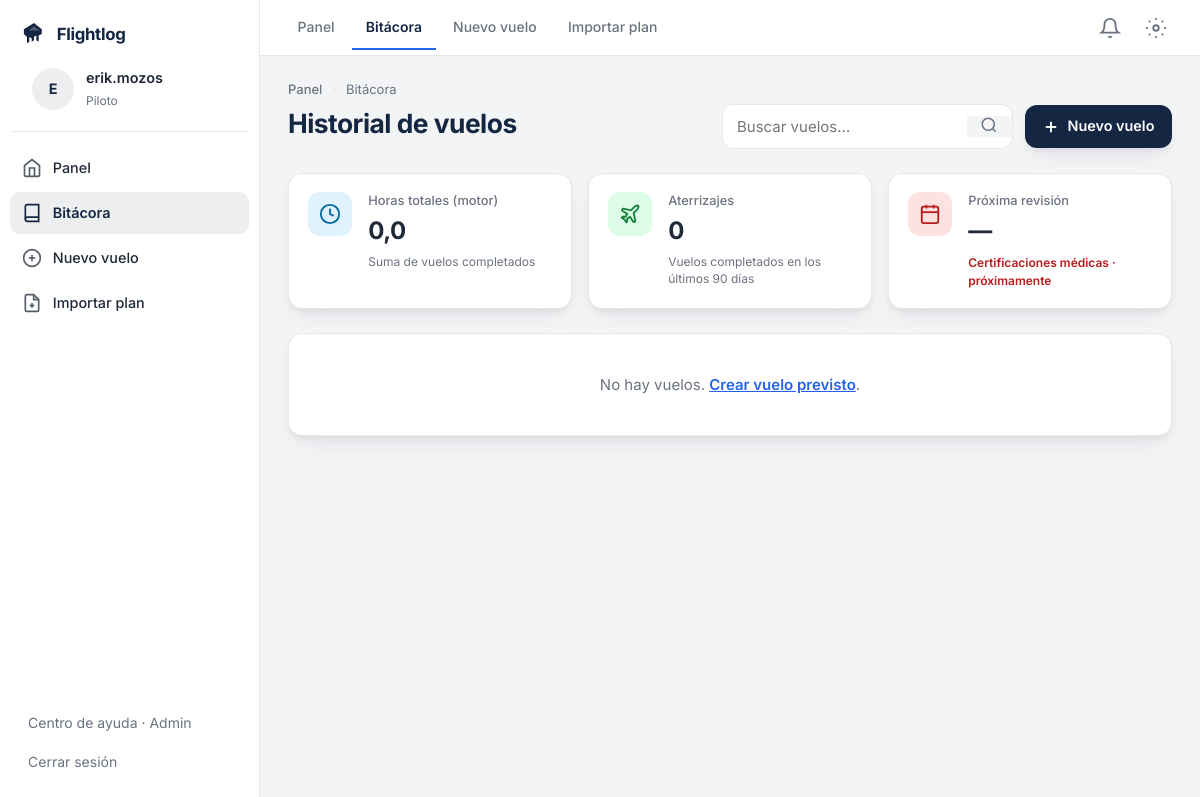
The page /flights/ (signed in) on the database as committed earlier.
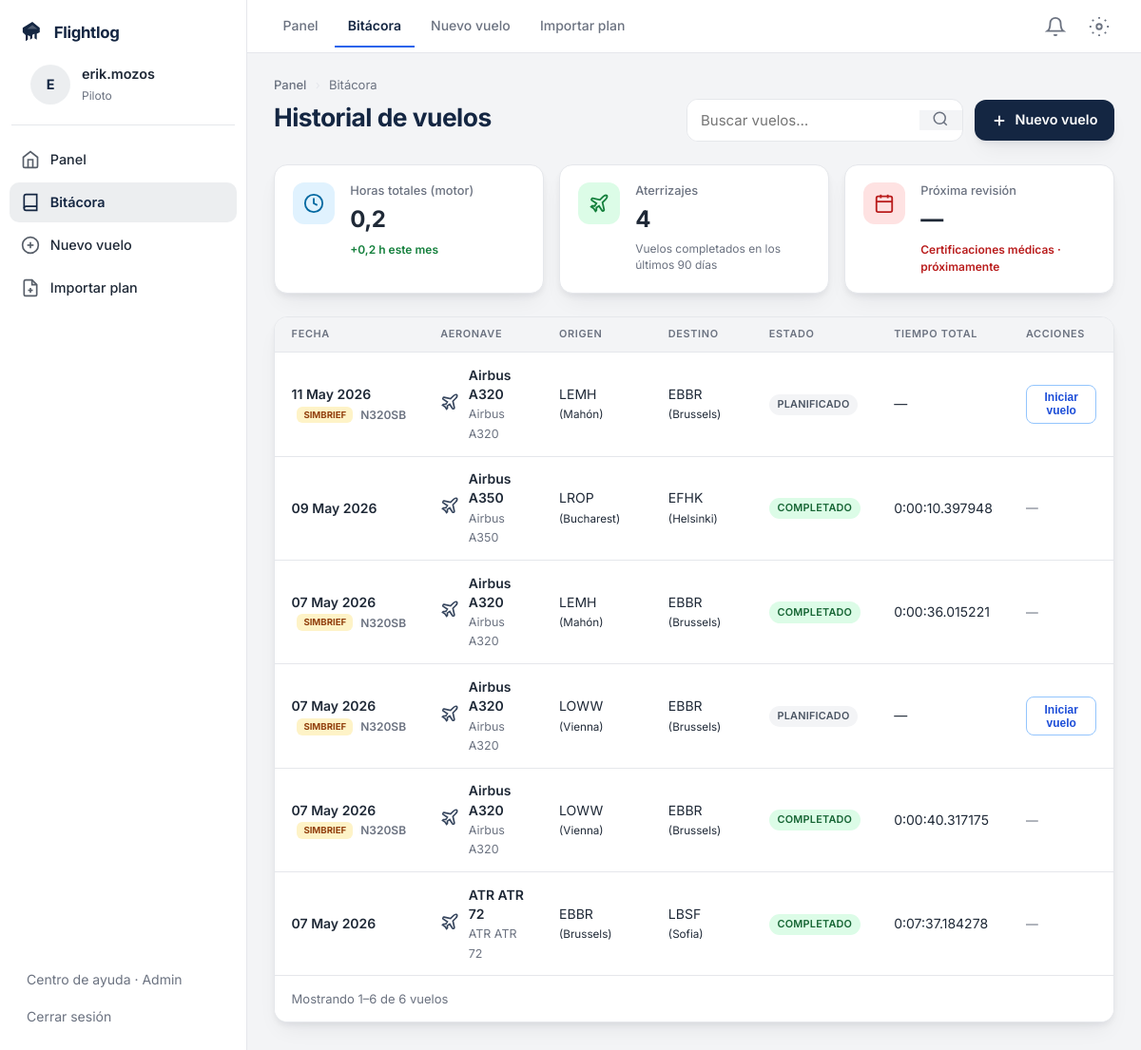
The same page on the database as committed later.
### logbook/models.py (models this page shows, shortened)
class FlightLog(models.Model):
    class Status(models.TextChoices):
        PLANNED = "PLANNED", "Planificado"
        IN_PROGRESS = "IN_PROGRESS", "En curso"
        COMPLETED = "COMPLETED", "Completado"
        CANCELLED = "CANCELLED", "Cancelado"
    pilot = models.ForeignKey(
        User,
        on_delete=models.CASCADE,
        related_name="flights",
        null=True,
        blank=True,
    )
    planned_date = models.DateField(
        help_text="Fecha prevista o fecha del vuelo planificado.",
    )
    aircraft = models.ForeignKey(Aircraft, on_delete=models.CASCADE, related_name="flight_logs")
    departure_airport = models.ForeignKey(
        Airport, on_delete=models.CASCADE, related_name="departure_flights"
    )
    arrival_airport = models.ForeignKey(
        Airport, on_delete=models.CASCADE, related_name="arrival_flights"
    )
    planned_departure_time = models.TimeField(
        null=True,
        blank=True,
        help_text="Hora de salida prevista (opcional).",
    )
    engine_start_time = models.DateTimeField(
        null=True,
        blank=True,
        help_text="Momento en que se inician motores (al pasar a en curso).",
    )
    engine_stop_time = models.DateTimeField(
        null=True,
        blank=True,
        help_text="Momento en que se apagan motores al finalizar.",
    )
    total_time = models.DurationField(
        null=True,
        blank=True,
        help_text="Tiempo de motor: se rellena al completar (engine_stop - engine_start).",
    )
    status = models.CharField(
        max_length=20,
        choices=Status.choices,
        default=Status.PLANNED,
    )
    remarks = models.TextField(blank=True)
    flight_number = models.CharField(max_length=20, blank=True)
    route = models.TextField(blank=True)
    alternate_airport = models.ForeignKey(
        Airport,
        null=True,
        blank=True,
        on_delete=models.SET_NULL,
        related_name="alternate_flights",
    )
    estimated_flight_time = models.DurationField(
        null=True,
        blank=True,
        help_text="Duración prevista desde el OFP (ej. EET/ETE), si se importó.",
    )
    imported_source = models.CharField(max_length=30, blank=True)
    imported_at = models.DateTimeField(null=True, blank=True)
    ofp_fuel_ramp_kg = models.DecimalField(
        max_digits=12,
        decimal_places=2,
        null=True,
        blank=True,
        help_text="Combustible en rampa según OFP importado (kg).",
    )
    ofp_fuel_takeoff_kg = models.DecimalField(
        max_digits=12,
        decimal_places=2,
        null=True,
        blank=True,
        help_text="Combustible al despegue previsto según OFP (kg).",
    )
    ofp_fuel_landing_kg = models.DecimalField(
        max_digits=12,
        decimal_places=2,
        null=True,
        blank=True,
        help_text="Combustible previsto en llegada según OFP (kg).",
    )
    fuel_on_board_start_kg = models.DecimalField(
        max_digits=12,
        decimal_places=2,
        null=True,
        blank=True,
        help_text="Combustible a bordo al encender motores (kg).",
    )
    fuel_on_board_end_kg = models.DecimalField(
        max_digits=12,
        decimal_places=2,
        null=True,
        blank=True,
        help_text="Combustible a bordo al apagar motores (kg).",
    )
    class Meta:
        ordering = ["-planned_date", "-id"]

### aircraft/models.py (models this page shows, shortened)
class Aircraft(models.Model):
    registration = models.CharField(max_length=32)
    manufacturer = models.CharField(max_length=128)
    model = models.CharField(max_length=128)
    icao_code = models.CharField(
        max_length=16,
        blank=True,
        help_text="Designador tipo OACI (ej. A320, B738).",
    )
    category = models.CharField(
        max_length=32,
        blank=True,
        help_text="Clase general (ej. Jet, SEP, Turboprop).",
    )
    class Meta:
        ordering = ["manufacturer", "model", "registration"]
        verbose_name_plural = "Aircraft"

### airports/models.py (models this page shows, shortened)
class Airport(models.Model):
    icao_code = models.CharField(max_length=4, unique=True)
    name = models.CharField(max_length=255)
    city = models.CharField(max_length=128)
    country = models.CharField(max_length=128)
    latitude = models.DecimalField(max_digits=9, decimal_places=6, null=True, blank=True)
    longitude = models.DecimalField(max_digits=9, decimal_places=6, null=True, blank=True)
    class Meta:
        ordering = ["icao_code"]

### logbook/views.py (the view, shortened to what this page needs)
# urls.py: path("", views.flight_list, name="flight_list"),
@login_required
@require_GET
def flight_list(request):
    qs = (
        FlightLog.objects.filter(pilot=request.user)
        .select_related(
            "aircraft",
            "departure_airport",
            "arrival_airport",
        )
        .order_by("-planned_date", "-id")
    )
    q = request.GET.get("q", "").strip()
    completed_for_user = FlightLog.objects.filter(
        pilot=request.user,
        status=FlightLog.Status.COMPLETED,
    )
    agg = completed_for_user.aggregate(s=Sum("total_time"))
    total_td = agg["s"]
    total_hours = (total_td.total_seconds() / 3600.0) if total_td else 0.0
    today = timezone.localdate()
    month_start = today.replace(day=1)
    month_agg = completed_for_user.filter(
        planned_date__gte=month_start,
        planned_date__lte=today,
    ).aggregate(s=Sum("total_time"))["s"]
    hours_this_month = (month_agg.total_seconds() / 3600.0) if month_agg else 0.0
    ninety_days_ago = today - timedelta(days=90)
    landings_90d = completed_for_user.filter(planned_date__gte=ninety_days_ago).count()
    paginator = Paginator(qs, 10)
    page_param = request.GET.get("page")
    try:
        flights_page = paginator.page(page_param)
    except PageNotAnInteger:
        flights_page = paginator.page(1)
    except EmptyPage:
        flights_page = paginator.page(paginator.num_pages)
    return render(
        request,
        "logbook/flight_list.html",
        {
            "flights": flights_page,
            "page_obj": flights_page,
            "paginator": paginator,
            "search_q": q,
            "total_hours": total_hours,
            "hours_this_month": hours_this_month,
            "landings_90d": landings_90d,
        },
    )

### templates/logbook/flight_list.html (shortened to what the changed rows need)
{% extends "base.html" %}
{% block content %}
<div class="log-page-head">
    <h1>Historial de vuelos</h1>
</div>
<div class="log-stats">
    <div class="log-stat">
        <div class="log-stat-body">
            <span class="log-stat-label">Horas totales (motor)</span>
            <strong>{{ total_hours|floatformat:1 }}</strong>
            {% if hours_this_month > 0 %}
            <span class="log-trend">+{{ hours_this_month|floatformat:1 }} h este mes</span>
            {% else %}
            <span class="log-stat-hint">Suma de vuelos completados</span>
            {% endif %}
        </div>
    </div>
    <div class="log-stat">
        <div class="log-stat-body">
            <span class="log-stat-label">Aterrizajes</span>
            <strong>{{ landings_90d }}</strong>
            <span class="log-stat-hint">Vuelos completados en los últimos 90 días</span>
        </div>
    </div>
</div>
<div class="log-panel">
    {% if flights %}
    <div class="log-table-wrap">
        <table class="log-table">
            <thead>
                <tr>
                    <th>Fecha</th>
                    <th>Aeronave</th>
                    <th>Origen</th>
                    <th>Destino</th>
                    <th>Estado</th>
                    <th>Tiempo total</th>
                    <th>Acciones</th>
                </tr>
            </thead>
            <tbody>
                {% for f in flights %}
                <tr>
                    <td>
                        <a class="log-date-link" href="{% url 'logbook:flight_detail' f.pk %}">{{ f.planned_date|date:"d M Y" }}</a>
                        {% if f.imported_source == "SIMBRIEF" %}<span class="log-badge-simbrief" title="Importado desde OFP/SimBrief">SimBrief</span>{% endif %}
                        {% if f.flight_number %}<span class="log-flight-no">{{ f.flight_number }}</span>{% endif %}
                    </td>
                    <td>
                        <div class="log-ac">
                            <span class="log-ac-icon" aria-hidden="true">
                                <svg width="20" height="20" viewBox="0 0 24 24" fill="none" stroke="currentColor" stroke-width="2"><path d="M17.8 19.2L16 11l3.5-3.5C21 6 21.5 4 21 3c-1-.5-3 0-4.5 1.5L13 8 4.8 6.2c-.5-.1-.9.1-1.1.5l-.3.5c-.2.5-.1 1 .3 1.3L9 12l-2 3H4l-1 1 3 2 2 3 1-1v-3l3-2 3.5 5.3c.3.4.8.5 1.3.3l.5-.2c.4-.3.6-.7.5-1.2z"/></svg>
                            </span>
                            <div>
                                <strong>{{ f.aircraft.registration }}</strong>
                                <small>{{ f.aircraft.manufacturer }} {{ f.aircraft.model }}</small>
                            </div>
                        </div>
                    </td>
                    <td>{{ f.departure_airport.icao_code }} <small>({{ f.departure_airport.city }})</small></td>
                    <td>{{ f.arrival_airport.icao_code }} <small>({{ f.arrival_airport.city }})</small></td>
                    <td>
                        {% if f.status == "PLANNED" %}<span class="log-badge log-badge--planned">{{ f.get_status_display }}</span>
                        {% elif f.status == "IN_PROGRESS" %}<span class="log-badge log-badge--progress">{{ f.get_status_display }}</span>
                        {% elif f.status == "COMPLETED" %}<span class="log-badge log-badge--done">{{ f.get_status_display }}</span>
                        {% else %}<span class="log-badge log-badge--cancel">{{ f.get_status_display }}</span>
                        {% endif %}
                    </td>
                    <td>{% if f.total_time %}{{ f.total_time }}{% else %}—{% endif %}</td>
                    <td class="log-actions">
                        {% if f.status == "PLANNED" %}
                        <form method="post" action="{% url 'logbook:flight_start' f.pk %}">
                            <button type="submit" class="log-btn-action log-btn-action--start">Iniciar vuelo</button>
                        </form>
                        {% elif f.status == "IN_PROGRESS" %}
                        <form method="post" action="{% url 'logbook:flight_finish' f.pk %}">
                            {% csrf_token %}
                            <button type="submit" class="log-btn-action log-btn-action--finish">Finalizar vuelo</button>
                        </form>
                        {% else %}
                        <span class="log-actions-muted">—</span>
                        {% endif %}
                    </td>
                </tr>
                {% endfor %}
            </tbody>
        </table>
    </div>
    <div class="log-footer">
        <span>
            Mostrando
            {% if page_obj.paginator.count %}
            {{ page_obj.start_index }}–{{ page_obj.end_index }} de {{ page_obj.paginator.count }} vuelo{{ page_obj.paginator.count|pluralize:"s" }}
            {% else %}
            0 vuelos
            {% endif %}
        </span>
    </div>
    {% else %}
    <div class="log-empty">
        {% if search_q %}
        No hay vuelos que coincidan con «{{ search_q }}». <a href="{% url 'logbook:flight_list' %}">Quitar filtro</a>
        {% else %}
        No hay vuelos. <a href="{% url 'logbook:flight_create' %}">Crear vuelo previsto</a>.
        {% endif %}
    </div>
    {% endif %}
</div>
{% endblock %}

Rows that differ between the two databases and show on the page:
added FlightLog: planned_date "11 May 2026", imported_source "SIMBRIEF", flight_number "N320SB", aircraft.registration "Airbus A320", aircraft.manufacturer "Airbus", aircraft.model "A320", departure_airport.icao_code "LEMH", departure_airport.city "Mahón", arrival_airport.icao_code "EBBR", arrival_airport.city "Brussels", status "PLANIFICADO", shows "Iniciar vuelo"
added FlightLog: planned_date "09 May 2026", aircraft.registration "Airbus A350", aircraft.manufacturer "Airbus", aircraft.model "A350", departure_airport.icao_code "LROP", departure_airport.city "Bucharest", arrival_airport.icao_code "EFHK", arrival_airport.city "Helsinki", status "COMPLETADO", total_time "0:00:10.397948"
added FlightLog: planned_date "07 May 2026", imported_source "SIMBRIEF", flight_number "N320SB", aircraft.registration "Airbus A320", aircraft.manufacturer "Airbus", aircraft.model "A320", departure_airport.icao_code "LEMH", departure_airport.city "Mahón", arrival_airport.icao_code "EBBR", arrival_airport.city "Brussels", status "COMPLETADO", total_time "0:00:36.015221"
added FlightLog: planned_date "07 May 2026", imported_source "SIMBRIEF", flight_number "N320SB", aircraft.registration "Airbus A320", aircraft.manufacturer "Airbus", aircraft.model "A320", departure_airport.icao_code "LOWW", departure_airport.city "Vienna", arrival_airport.icao_code "EBBR", arrival_airport.city "Brussels", status "PLANIFICADO", shows "Iniciar vuelo"
added FlightLog: planned_date "07 May 2026", imported_source "SIMBRIEF", flight_number "N320SB", aircraft.registration "Airbus A320", aircraft.manufacturer "Airbus", aircraft.model "A320", departure_airport.icao_code "LOWW", departure_airport.city "Vienna", arrival_airport.icao_code "EBBR", arrival_airport.city "Brussels", status "COMPLETADO", total_time "0:00:40.317175"
added FlightLog: planned_date "07 May 2026", aircraft.registration "ATR ATR 72", aircraft.manufacturer "ATR", aircraft.model "ATR 72", departure_airport.icao_code "EBBR", departure_airport.city "Brussels", arrival_airport.icao_code "LBSF", arrival_airport.city "Sofia", status "COMPLETADO", total_time "0:07:37.184278"
Other text that changed with them:
{{ total_hours|floatformat:1 }}: "0,0" → "0,2"
{{ hours_this_month|floatformat:1 }}: (not shown) → "0,2"
{{ landings_90d }}: "0" → "4"
{{ page_obj.start_index }}: (not shown) → "1"
{{ page_obj.end_index }}: (not shown) → "6"
{{ page_obj.paginator.count }}: (not shown) → "6"
text no longer shown: "Suma de vuelos completados No hay vuelos. Crear vuelo previsto ."
text now shown: "+ h este mes FECHA AERONAVE ORIGEN DESTINO ESTADO TIEMPO TOTAL ACCIONES Mostrando – de vuelo"
